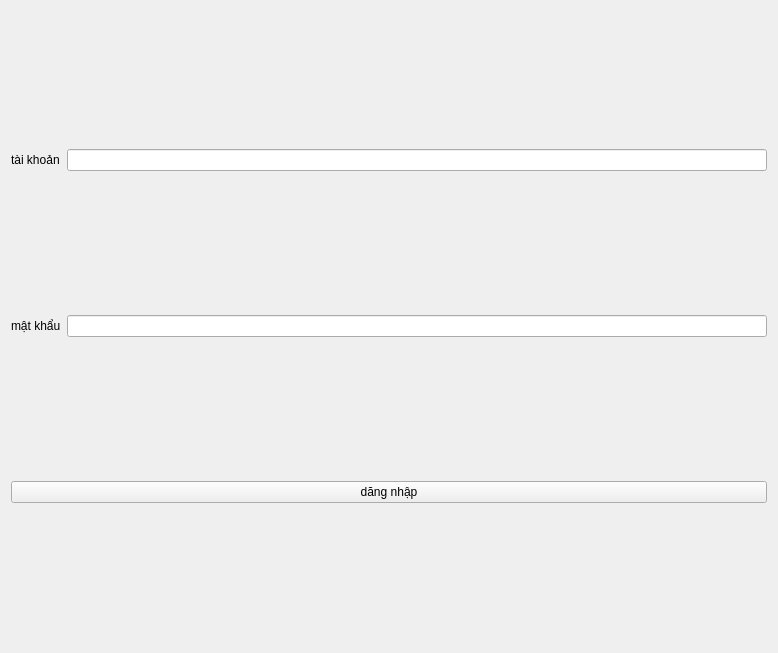
<?xml version="1.0" encoding="UTF-8"?>
<ui version="4.0">
 <class>Form</class>
 <widget class="QWidget" name="Form">
  <property name="geometry">
   <rect>
    <x>0</x>
    <y>0</y>
    <width>778</width>
    <height>653</height>
   </rect>
  </property>
  <property name="windowTitle">
   <string>Form</string>
  </property>
  <layout class="QGridLayout" name="gridLayout">
   <item row="0" column="1">
    <widget class="QLineEdit" name="o_nhap_tai_khoan"/>
   </item>
   <item row="1" column="1">
    <widget class="QLineEdit" name="o_nhap_mat_khau">
     <property name="echoMode">
      <enum>QLineEdit::Password</enum>
     </property>
    </widget>
   </item>
   <item row="2" column="0" colspan="2">
    <widget class="QPushButton" name="nut_dang_nhap">
     <property name="text">
      <string>dăng nhập</string>
     </property>
    </widget>
   </item>
   <item row="0" column="0">
    <widget class="QLabel" name="label">
     <property name="text">
      <string>tài khoản</string>
     </property>
    </widget>
   </item>
   <item row="1" column="0">
    <widget class="QLabel" name="label_2">
     <property name="text">
      <string>mật khẩu</string>
     </property>
    </widget>
   </item>
  </layout>
 </widget>
 <resources/>
 <connections/>
</ui>
